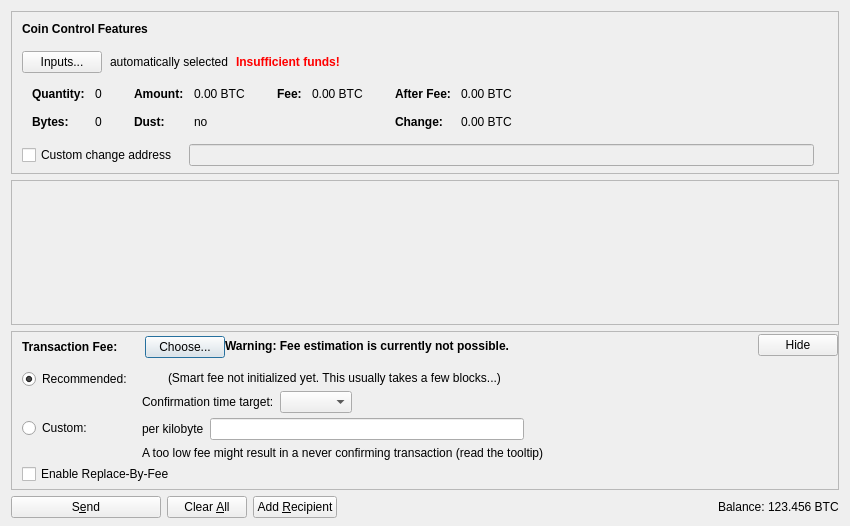
<?xml version="1.0" encoding="UTF-8"?>
<ui version="4.0">
 <class>SendCoinsDialog</class>
 <widget class="QDialog" name="SendCoinsDialog">
  <property name="geometry">
   <rect>
    <x>0</x>
    <y>0</y>
    <width>850</width>
    <height>526</height>
   </rect>
  </property>
  <property name="windowTitle">
   <string>Send Coins</string>
  </property>
  <layout class="QVBoxLayout" name="verticalLayout" stretch="0,1,0,0">
   <property name="bottomMargin">
    <number>8</number>
   </property>
   <item>
    <widget class="QFrame" name="frameCoinControl">
     <property name="sizePolicy">
      <sizepolicy hsizetype="Expanding" vsizetype="Expanding">
       <horstretch>0</horstretch>
       <verstretch>0</verstretch>
      </sizepolicy>
     </property>
     <property name="maximumSize">
      <size>
       <width>16777215</width>
       <height>16777215</height>
      </size>
     </property>
     <property name="frameShape">
      <enum>QFrame::StyledPanel</enum>
     </property>
     <property name="frameShadow">
      <enum>QFrame::Sunken</enum>
     </property>
     <layout class="QVBoxLayout" name="verticalLayoutCoinControl2">
      <property name="spacing">
       <number>0</number>
      </property>
      <property name="leftMargin">
       <number>0</number>
      </property>
      <property name="topMargin">
       <number>0</number>
      </property>
      <property name="rightMargin">
       <number>0</number>
      </property>
      <property name="bottomMargin">
       <number>6</number>
      </property>
      <item>
       <layout class="QVBoxLayout" name="verticalLayoutCoinControl" stretch="0,0,0,0,1">
        <property name="spacing">
         <number>0</number>
        </property>
        <property name="leftMargin">
         <number>10</number>
        </property>
        <property name="topMargin">
         <number>10</number>
        </property>
        <item>
         <layout class="QHBoxLayout" name="horizontalLayoutCoinControl1">
          <property name="bottomMargin">
           <number>15</number>
          </property>
          <item>
           <widget class="QLabel" name="labelCoinControlFeatures">
            <property name="sizePolicy">
             <sizepolicy hsizetype="Preferred" vsizetype="Maximum">
              <horstretch>0</horstretch>
              <verstretch>0</verstretch>
             </sizepolicy>
            </property>
            <property name="font">
             <font>
              <weight>75</weight>
              <bold>true</bold>
             </font>
            </property>
            <property name="styleSheet">
             <string notr="true">font-weight:bold;</string>
            </property>
            <property name="text">
             <string>Coin Control Features</string>
            </property>
           </widget>
          </item>
         </layout>
        </item>
        <item>
         <layout class="QHBoxLayout" name="horizontalLayoutCoinControl2" stretch="0,0,0,0">
          <property name="spacing">
           <number>8</number>
          </property>
          <property name="bottomMargin">
           <number>10</number>
          </property>
          <item>
           <widget class="QPushButton" name="pushButtonCoinControl">
            <property name="styleSheet">
             <string notr="true"/>
            </property>
            <property name="text">
             <string>Inputs...</string>
            </property>
            <property name="autoDefault">
             <bool>false</bool>
            </property>
           </widget>
          </item>
          <item>
           <widget class="QLabel" name="labelCoinControlAutomaticallySelected">
            <property name="text">
             <string>automatically selected</string>
            </property>
            <property name="margin">
             <number>5</number>
            </property>
           </widget>
          </item>
          <item>
           <widget class="QLabel" name="labelCoinControlInsuffFunds">
            <property name="font">
             <font>
              <weight>75</weight>
              <bold>true</bold>
             </font>
            </property>
            <property name="styleSheet">
             <string notr="true">color:red;font-weight:bold;</string>
            </property>
            <property name="text">
             <string>Insufficient funds!</string>
            </property>
            <property name="margin">
             <number>5</number>
            </property>
           </widget>
          </item>
          <item>
           <spacer name="horizontalSpacerCoinControl">
            <property name="orientation">
             <enum>Qt::Horizontal</enum>
            </property>
            <property name="sizeHint" stdset="0">
             <size>
              <width>40</width>
              <height>1</height>
             </size>
            </property>
           </spacer>
          </item>
         </layout>
        </item>
        <item>
         <widget class="QWidget" name="widgetCoinControl" native="true">
          <property name="sizePolicy">
           <sizepolicy hsizetype="Preferred" vsizetype="Preferred">
            <horstretch>0</horstretch>
            <verstretch>0</verstretch>
           </sizepolicy>
          </property>
          <property name="minimumSize">
           <size>
            <width>0</width>
            <height>0</height>
           </size>
          </property>
          <property name="styleSheet">
           <string notr="true"/>
          </property>
          <layout class="QHBoxLayout" name="horizontalLayoutCoinControl5">
           <property name="leftMargin">
            <number>0</number>
           </property>
           <property name="topMargin">
            <number>0</number>
           </property>
           <property name="rightMargin">
            <number>0</number>
           </property>
           <property name="bottomMargin">
            <number>0</number>
           </property>
           <item>
            <layout class="QHBoxLayout" name="horizontalLayoutCoinControl3" stretch="0,0,0,1">
             <property name="spacing">
              <number>20</number>
             </property>
             <property name="topMargin">
              <number>0</number>
             </property>
             <property name="bottomMargin">
              <number>10</number>
             </property>
             <item>
              <layout class="QFormLayout" name="formLayoutCoinControl1">
               <property name="horizontalSpacing">
                <number>10</number>
               </property>
               <property name="verticalSpacing">
                <number>14</number>
               </property>
               <property name="leftMargin">
                <number>10</number>
               </property>
               <property name="topMargin">
                <number>4</number>
               </property>
               <property name="rightMargin">
                <number>6</number>
               </property>
               <item row="0" column="0">
                <widget class="QLabel" name="labelCoinControlQuantityText">
                 <property name="font">
                  <font>
                   <weight>75</weight>
                   <bold>true</bold>
                  </font>
                 </property>
                 <property name="text">
                  <string>Quantity:</string>
                 </property>
                 <property name="margin">
                  <number>0</number>
                 </property>
                </widget>
               </item>
               <item row="0" column="1">
                <widget class="QLabel" name="labelCoinControlQuantity">
                 <property name="cursor">
                  <cursorShape>IBeamCursor</cursorShape>
                 </property>
                 <property name="contextMenuPolicy">
                  <enum>Qt::ActionsContextMenu</enum>
                 </property>
                 <property name="text">
                  <string notr="true">0</string>
                 </property>
                 <property name="margin">
                  <number>0</number>
                 </property>
                 <property name="textInteractionFlags">
                  <set>Qt::LinksAccessibleByMouse|Qt::TextSelectableByKeyboard|Qt::TextSelectableByMouse</set>
                 </property>
                </widget>
               </item>
               <item row="1" column="0">
                <widget class="QLabel" name="labelCoinControlBytesText">
                 <property name="font">
                  <font>
                   <weight>75</weight>
                   <bold>true</bold>
                  </font>
                 </property>
                 <property name="text">
                  <string>Bytes:</string>
                 </property>
                </widget>
               </item>
               <item row="1" column="1">
                <widget class="QLabel" name="labelCoinControlBytes">
                 <property name="cursor">
                  <cursorShape>IBeamCursor</cursorShape>
                 </property>
                 <property name="contextMenuPolicy">
                  <enum>Qt::ActionsContextMenu</enum>
                 </property>
                 <property name="text">
                  <string notr="true">0</string>
                 </property>
                 <property name="textInteractionFlags">
                  <set>Qt::LinksAccessibleByMouse|Qt::TextSelectableByKeyboard|Qt::TextSelectableByMouse</set>
                 </property>
                </widget>
               </item>
              </layout>
             </item>
             <item>
              <layout class="QFormLayout" name="formLayoutCoinControl2">
               <property name="horizontalSpacing">
                <number>10</number>
               </property>
               <property name="verticalSpacing">
                <number>14</number>
               </property>
               <property name="leftMargin">
                <number>6</number>
               </property>
               <property name="topMargin">
                <number>4</number>
               </property>
               <property name="rightMargin">
                <number>6</number>
               </property>
               <item row="0" column="0">
                <widget class="QLabel" name="labelCoinControlAmountText">
                 <property name="font">
                  <font>
                   <weight>75</weight>
                   <bold>true</bold>
                  </font>
                 </property>
                 <property name="text">
                  <string>Amount:</string>
                 </property>
                 <property name="margin">
                  <number>0</number>
                 </property>
                </widget>
               </item>
               <item row="0" column="1">
                <widget class="QLabel" name="labelCoinControlAmount">
                 <property name="cursor">
                  <cursorShape>IBeamCursor</cursorShape>
                 </property>
                 <property name="contextMenuPolicy">
                  <enum>Qt::ActionsContextMenu</enum>
                 </property>
                 <property name="text">
                  <string notr="true">0.00 BTC</string>
                 </property>
                 <property name="textInteractionFlags">
                  <set>Qt::LinksAccessibleByMouse|Qt::TextSelectableByKeyboard|Qt::TextSelectableByMouse</set>
                 </property>
                </widget>
               </item>
               <item row="1" column="0">
                <widget class="QLabel" name="labelCoinControlLowOutputText">
                 <property name="font">
                  <font>
                   <weight>75</weight>
                   <bold>true</bold>
                  </font>
                 </property>
                 <property name="text">
                  <string>Dust:</string>
                 </property>
                </widget>
               </item>
               <item row="1" column="1">
                <widget class="QLabel" name="labelCoinControlLowOutput">
                 <property name="cursor">
                  <cursorShape>IBeamCursor</cursorShape>
                 </property>
                 <property name="contextMenuPolicy">
                  <enum>Qt::ActionsContextMenu</enum>
                 </property>
                 <property name="text">
                  <string notr="true">no</string>
                 </property>
                 <property name="textInteractionFlags">
                  <set>Qt::LinksAccessibleByMouse|Qt::TextSelectableByKeyboard|Qt::TextSelectableByMouse</set>
                 </property>
                </widget>
               </item>
              </layout>
             </item>
             <item>
              <layout class="QFormLayout" name="formLayoutCoinControl3">
               <property name="horizontalSpacing">
                <number>10</number>
               </property>
               <property name="verticalSpacing">
                <number>14</number>
               </property>
               <property name="leftMargin">
                <number>6</number>
               </property>
               <property name="topMargin">
                <number>4</number>
               </property>
               <property name="rightMargin">
                <number>6</number>
               </property>
               <item row="0" column="0">
                <widget class="QLabel" name="labelCoinControlFeeText">
                 <property name="font">
                  <font>
                   <weight>75</weight>
                   <bold>true</bold>
                  </font>
                 </property>
                 <property name="text">
                  <string>Fee:</string>
                 </property>
                 <property name="margin">
                  <number>0</number>
                 </property>
                </widget>
               </item>
               <item row="0" column="1">
                <widget class="QLabel" name="labelCoinControlFee">
                 <property name="cursor">
                  <cursorShape>IBeamCursor</cursorShape>
                 </property>
                 <property name="contextMenuPolicy">
                  <enum>Qt::ActionsContextMenu</enum>
                 </property>
                 <property name="text">
                  <string notr="true">0.00 BTC</string>
                 </property>
                 <property name="textInteractionFlags">
                  <set>Qt::LinksAccessibleByMouse|Qt::TextSelectableByKeyboard|Qt::TextSelectableByMouse</set>
                 </property>
                </widget>
               </item>
              </layout>
             </item>
             <item>
              <layout class="QFormLayout" name="formLayoutCoinControl4">
               <property name="horizontalSpacing">
                <number>10</number>
               </property>
               <property name="verticalSpacing">
                <number>14</number>
               </property>
               <property name="leftMargin">
                <number>6</number>
               </property>
               <property name="topMargin">
                <number>4</number>
               </property>
               <property name="rightMargin">
                <number>6</number>
               </property>
               <item row="0" column="0">
                <widget class="QLabel" name="labelCoinControlAfterFeeText">
                 <property name="font">
                  <font>
                   <weight>75</weight>
                   <bold>true</bold>
                  </font>
                 </property>
                 <property name="text">
                  <string>After Fee:</string>
                 </property>
                 <property name="margin">
                  <number>0</number>
                 </property>
                </widget>
               </item>
               <item row="0" column="1">
                <widget class="QLabel" name="labelCoinControlAfterFee">
                 <property name="cursor">
                  <cursorShape>IBeamCursor</cursorShape>
                 </property>
                 <property name="contextMenuPolicy">
                  <enum>Qt::ActionsContextMenu</enum>
                 </property>
                 <property name="text">
                  <string notr="true">0.00 BTC</string>
                 </property>
                 <property name="textInteractionFlags">
                  <set>Qt::LinksAccessibleByMouse|Qt::TextSelectableByKeyboard|Qt::TextSelectableByMouse</set>
                 </property>
                </widget>
               </item>
               <item row="1" column="0">
                <widget class="QLabel" name="labelCoinControlChangeText">
                 <property name="font">
                  <font>
                   <weight>75</weight>
                   <bold>true</bold>
                  </font>
                 </property>
                 <property name="text">
                  <string>Change:</string>
                 </property>
                </widget>
               </item>
               <item row="1" column="1">
                <widget class="QLabel" name="labelCoinControlChange">
                 <property name="cursor">
                  <cursorShape>IBeamCursor</cursorShape>
                 </property>
                 <property name="contextMenuPolicy">
                  <enum>Qt::ActionsContextMenu</enum>
                 </property>
                 <property name="text">
                  <string notr="true">0.00 BTC</string>
                 </property>
                 <property name="textInteractionFlags">
                  <set>Qt::LinksAccessibleByMouse|Qt::TextSelectableByKeyboard|Qt::TextSelectableByMouse</set>
                 </property>
                </widget>
               </item>
              </layout>
             </item>
            </layout>
           </item>
          </layout>
         </widget>
        </item>
        <item>
         <layout class="QHBoxLayout" name="horizontalLayoutCoinControl4" stretch="0,0,0">
          <property name="spacing">
           <number>12</number>
          </property>
          <property name="sizeConstraint">
           <enum>QLayout::SetDefaultConstraint</enum>
          </property>
          <property name="topMargin">
           <number>5</number>
          </property>
          <property name="rightMargin">
           <number>5</number>
          </property>
          <item>
           <widget class="QCheckBox" name="checkBoxCoinControlChange">
            <property name="toolTip">
             <string>If this is activated, but the change address is empty or invalid, change will be sent to a newly generated address.</string>
            </property>
            <property name="text">
             <string>Custom change address</string>
            </property>
           </widget>
          </item>
          <item>
           <widget class="QValidatedLineEdit" name="lineEditCoinControlChange">
            <property name="enabled">
             <bool>false</bool>
            </property>
            <property name="sizePolicy">
             <sizepolicy hsizetype="Expanding" vsizetype="Fixed">
              <horstretch>0</horstretch>
              <verstretch>0</verstretch>
             </sizepolicy>
            </property>
           </widget>
          </item>
          <item>
           <widget class="QLabel" name="labelCoinControlChangeLabel">
            <property name="sizePolicy">
             <sizepolicy hsizetype="Preferred" vsizetype="Expanding">
              <horstretch>0</horstretch>
              <verstretch>0</verstretch>
             </sizepolicy>
            </property>
            <property name="minimumSize">
             <size>
              <width>0</width>
              <height>0</height>
             </size>
            </property>
            <property name="text">
             <string/>
            </property>
            <property name="margin">
             <number>3</number>
            </property>
           </widget>
          </item>
         </layout>
        </item>
        <item>
         <spacer name="verticalSpacerCoinControl">
          <property name="orientation">
           <enum>Qt::Vertical</enum>
          </property>
          <property name="sizeHint" stdset="0">
           <size>
            <width>800</width>
            <height>1</height>
           </size>
          </property>
         </spacer>
        </item>
       </layout>
      </item>
     </layout>
    </widget>
   </item>
   <item>
    <widget class="QScrollArea" name="scrollArea">
     <property name="widgetResizable">
      <bool>true</bool>
     </property>
     <widget class="QWidget" name="scrollAreaWidgetContents">
      <property name="geometry">
       <rect>
        <x>0</x>
        <y>0</y>
        <width>830</width>
        <height>104</height>
       </rect>
      </property>
      <layout class="QVBoxLayout" name="verticalLayout_2" stretch="0,1">
       <property name="leftMargin">
        <number>0</number>
       </property>
       <property name="topMargin">
        <number>0</number>
       </property>
       <property name="rightMargin">
        <number>0</number>
       </property>
       <property name="bottomMargin">
        <number>0</number>
       </property>
       <item>
        <layout class="QVBoxLayout" name="entries">
         <property name="spacing">
          <number>6</number>
         </property>
        </layout>
       </item>
       <item>
        <spacer name="verticalSpacer">
         <property name="orientation">
          <enum>Qt::Vertical</enum>
         </property>
         <property name="sizeHint" stdset="0">
          <size>
           <width>20</width>
           <height>40</height>
          </size>
         </property>
        </spacer>
       </item>
      </layout>
     </widget>
    </widget>
   </item>
   <item>
    <widget class="QFrame" name="frameFee">
     <property name="sizePolicy">
      <sizepolicy hsizetype="Expanding" vsizetype="Expanding">
       <horstretch>0</horstretch>
       <verstretch>0</verstretch>
      </sizepolicy>
     </property>
     <property name="maximumSize">
      <size>
       <width>16777215</width>
       <height>16777215</height>
      </size>
     </property>
     <property name="frameShape">
      <enum>QFrame::StyledPanel</enum>
     </property>
     <property name="frameShadow">
      <enum>QFrame::Sunken</enum>
     </property>
     <layout class="QVBoxLayout" name="verticalLayoutFee1">
      <property name="spacing">
       <number>0</number>
      </property>
      <property name="leftMargin">
       <number>0</number>
      </property>
      <property name="topMargin">
       <number>0</number>
      </property>
      <property name="rightMargin">
       <number>0</number>
      </property>
      <property name="bottomMargin">
       <number>0</number>
      </property>
      <item>
       <layout class="QVBoxLayout" name="verticalLayoutFee2" stretch="0,0,0">
        <property name="spacing">
         <number>0</number>
        </property>
        <property name="leftMargin">
         <number>10</number>
        </property>
        <property name="topMargin">
         <number>0</number>
        </property>
        <item>
         <layout class="QHBoxLayout" name="horizontalLayoutFee1">
          <property name="bottomMargin">
           <number>0</number>
          </property>
          <item>
           <layout class="QVBoxLayout" name="verticalLayoutFee7">
            <property name="spacing">
             <number>0</number>
            </property>
            <item>
             <spacer name="verticalSpacerSmartFee">
              <property name="orientation">
               <enum>Qt::Vertical</enum>
              </property>
              <property name="sizeType">
               <enum>QSizePolicy::Fixed</enum>
              </property>
              <property name="sizeHint" stdset="0">
               <size>
                <width>1</width>
                <height>4</height>
               </size>
              </property>
             </spacer>
            </item>
            <item>
             <layout class="QHBoxLayout" name="horizontalLayoutSmartFee">
              <property name="spacing">
               <number>10</number>
              </property>
              <item>
               <widget class="QLabel" name="labelFeeHeadline">
                <property name="sizePolicy">
                 <sizepolicy hsizetype="Preferred" vsizetype="Maximum">
                  <horstretch>0</horstretch>
                  <verstretch>0</verstretch>
                 </sizepolicy>
                </property>
                <property name="font">
                 <font>
                  <weight>75</weight>
                  <bold>true</bold>
                 </font>
                </property>
                <property name="styleSheet">
                 <string notr="true">font-weight:bold;</string>
                </property>
                <property name="text">
                 <string>Transaction Fee:</string>
                </property>
               </widget>
              </item>
              <item>
               <widget class="QLabel" name="labelFeeMinimized">
                <property name="text">
                 <string/>
                </property>
               </widget>
              </item>
              <item>
               <widget class="QPushButton" name="buttonChooseFee">
                <property name="text">
                 <string>Choose...</string>
                </property>
               </widget>
              </item>
             </layout>
            </item>
            <item>
             <spacer name="verticalSpacer_5">
              <property name="orientation">
               <enum>Qt::Vertical</enum>
              </property>
              <property name="sizeHint" stdset="0">
               <size>
                <width>1</width>
                <height>1</height>
               </size>
              </property>
             </spacer>
            </item>
           </layout>
          </item>
          <item>
           <widget class="QLabel" name="fallbackFeeWarningLabel">
            <property name="toolTip">
             <string>Using the fallbackfee can result in sending a transaction that will take several hours or days (or never) to confirm. Consider choosing your fee manually or wait until you have validated the complete chain.</string>
            </property>
            <property name="font">
            <font>
                <weight>75</weight>
                <bold>true</bold>
            </font>
            </property>
            <property name="text">
             <string>Warning: Fee estimation is currently not possible.</string>
            </property>
            <property name="wordWrap">
             <bool>false</bool>
            </property>
           </widget>
          </item>
          <item>
           <spacer name="horizontalSpacer_4">
            <property name="orientation">
             <enum>Qt::Horizontal</enum>
            </property>
            <property name="sizeType">
             <enum>QSizePolicy::MinimumExpanding</enum>
            </property>
            <property name="sizeHint" stdset="0">
             <size>
              <width>40</width>
              <height>20</height>
             </size>
            </property>
           </spacer>
          </item>
          <item>
           <widget class="QPushButton" name="buttonMinimizeFee">
            <property name="toolTip">
             <string>Hide transaction fee settings</string>
            </property>
            <property name="text">
             <string>Hide</string>
            </property>
           </widget>
          </item>
         </layout>
        </item>
        <item>
         <widget class="QFrame" name="frameFeeSelection">
          <layout class="QVBoxLayout" name="verticalLayoutFee12">
           <property name="spacing">
            <number>0</number>
           </property>
           <property name="leftMargin">
            <number>0</number>
           </property>
           <property name="topMargin">
            <number>0</number>
           </property>
           <property name="rightMargin">
            <number>0</number>
           </property>
           <property name="bottomMargin">
            <number>0</number>
           </property>
           <item>
            <layout class="QGridLayout" name="gridLayoutFee">
             <property name="topMargin">
              <number>10</number>
             </property>
             <property name="bottomMargin">
              <number>4</number>
             </property>
             <property name="horizontalSpacing">
              <number>10</number>
             </property>
             <property name="verticalSpacing">
              <number>4</number>
             </property>
             <item row="1" column="1">
              <layout class="QVBoxLayout" name="verticalLayoutFee8">
               <property name="spacing">
                <number>6</number>
               </property>
               <item>
                <layout class="QHBoxLayout" name="horizontalLayoutFee13">
                 <item>
                  <widget class="QLabel" name="labelCustomPerKilobyte">
                   <property name="toolTip">
                    <string>Specify a custom fee per kB (1,000 bytes) of the transaction's virtual size.

Note:  Since the fee is calculated on a per-byte basis, a fee of "100 satoshis per kB" for a transaction size of 500 bytes (half of 1 kB) would ultimately yield a fee of only 50 satoshis.</string>
                   </property>
                   <property name="text">
                    <string>per kilobyte</string>
                   </property>
                  </widget>
                 </item>
                 <item>
                  <widget class="LightcoinAmountField" name="customFee"/>
                 </item>
                 <item>
                  <spacer name="horizontalSpacer_6">
                   <property name="orientation">
                    <enum>Qt::Horizontal</enum>
                   </property>
                   <property name="sizeHint" stdset="0">
                    <size>
                     <width>1</width>
                     <height>1</height>
                    </size>
                   </property>
                  </spacer>
                 </item>
                </layout>
               </item>
               <item>
                <layout class="QHBoxLayout" name="horizontalLayoutFee8">
                 <item>
                  <widget class="QLabel" name="labelCustomFeeWarning">
                   <property name="enabled">
                    <bool>true</bool>
                   </property>
                   <property name="toolTip">
                    <string>When there is less transaction volume than space in the blocks, miners as well as relaying nodes may enforce a minimum fee. Paying only this minimum fee is just fine, but be aware that this can result in a never confirming transaction once there is more demand for lightcoin transactions than the network can process.</string>
                   </property>
                   <property name="text">
                    <string>A too low fee might result in a never confirming transaction (read the tooltip)</string>
                   </property>
                  </widget>
                 </item>
                 <item>
                  <spacer name="horizontalSpacer_2">
                   <property name="orientation">
                    <enum>Qt::Horizontal</enum>
                   </property>
                   <property name="sizeHint" stdset="0">
                    <size>
                     <width>1</width>
                     <height>1</height>
                    </size>
                   </property>
                  </spacer>
                 </item>
                </layout>
               </item>
              </layout>
             </item>
             <item row="0" column="0">
              <layout class="QVBoxLayout" name="verticalLayoutFee4" stretch="0,1">
               <item>
                <widget class="QRadioButton" name="radioSmartFee">
                 <property name="text">
                  <string>Recommended:</string>
                 </property>
                 <property name="checked">
                  <bool>true</bool>
                 </property>
                 <attribute name="buttonGroup">
                  <string notr="true">groupFee</string>
                 </attribute>
                </widget>
               </item>
               <item>
                <spacer name="verticalSpacer_2">
                 <property name="orientation">
                  <enum>Qt::Vertical</enum>
                 </property>
                 <property name="sizeHint" stdset="0">
                  <size>
                   <width>1</width>
                   <height>1</height>
                  </size>
                 </property>
                </spacer>
               </item>
              </layout>
             </item>
             <item row="1" column="0">
              <layout class="QVBoxLayout" name="verticalLayoutFee9" stretch="0,1">
               <item>
                <widget class="QRadioButton" name="radioCustomFee">
                 <property name="text">
                  <string>Custom:</string>
                 </property>
                 <attribute name="buttonGroup">
                  <string notr="true">groupFee</string>
                 </attribute>
                </widget>
               </item>
               <item>
                <spacer name="verticalSpacer_6">
                 <property name="orientation">
                  <enum>Qt::Vertical</enum>
                 </property>
                 <property name="sizeHint" stdset="0">
                  <size>
                   <width>1</width>
                   <height>1</height>
                  </size>
                 </property>
                </spacer>
               </item>
              </layout>
             </item>
             <item row="0" column="1">
              <layout class="QVBoxLayout" name="verticalLayoutFee3" stretch="0,0,1">
               <property name="spacing">
                <number>6</number>
               </property>
               <property name="topMargin">
                <number>2</number>
               </property>
               <item>
                <layout class="QHBoxLayout" name="horizontalLayoutFee12">
                 <item>
                  <widget class="QLabel" name="labelSmartFee">
                   <property name="text">
                    <string/>
                   </property>
                  </widget>
                 </item>
                 <item>
                  <widget class="QLabel" name="labelFeeEstimation">
                   <property name="text">
                    <string/>
                   </property>
                  </widget>
                 </item>
                 <item>
                  <widget class="QLabel" name="labelSmartFee2">
                   <property name="text">
                    <string>(Smart fee not initialized yet. This usually takes a few blocks...)</string>
                   </property>
                  </widget>
                 </item>
                 <item>
                  <spacer name="horizontalSpacer_5">
                   <property name="orientation">
                    <enum>Qt::Horizontal</enum>
                   </property>
                   <property name="sizeHint" stdset="0">
                    <size>
                     <width>1</width>
                     <height>1</height>
                    </size>
                   </property>
                  </spacer>
                 </item>
                </layout>
               </item>
               <item>
                <layout class="QHBoxLayout" name="horizontalLayoutFee9">
                 <item>
                  <layout class="QVBoxLayout" name="verticalLayoutFee6">
                   <item>
                    <widget class="QLabel" name="labelSmartFee3">
                     <property name="text">
                      <string>Confirmation time target:</string>
                     </property>
                    </widget>
                   </item>
                  </layout>
                 </item>
                 <item>
                  <layout class="QVBoxLayout" name="verticalLayoutFee5">
                   <property name="rightMargin">
                    <number>30</number>
                   </property>
                   <item>
                    <layout class="QHBoxLayout" name="horizontalLayoutConfTarget">
                     <property name="bottomMargin">
                      <number>0</number>
                     </property>
                     <item>
                      <widget class="QComboBox" name="confTargetSelector"/>
                     </item>
                     <item>
                      <spacer name="horizontalSpacerConfTarget">
                       <property name="orientation">
                        <enum>Qt::Horizontal</enum>
                       </property>
                       <property name="sizeHint" stdset="0">
                        <size>
                         <width>40</width>
                         <height>20</height>
                        </size>
                       </property>
                      </spacer>
                     </item>
                    </layout>
                   </item>
                  </layout>
                 </item>
                </layout>
               </item>
               <item>
                <spacer name="verticalSpacer_4">
                 <property name="orientation">
                  <enum>Qt::Vertical</enum>
                 </property>
                 <property name="sizeHint" stdset="0">
                  <size>
                   <width>1</width>
                   <height>1</height>
                  </size>
                 </property>
                </spacer>
               </item>
              </layout>
             </item>
            </layout>
           </item>
           <item>
            <widget class="QCheckBox" name="optInRBF">
             <property name="text">
              <string>Enable Replace-By-Fee</string>
             </property>
             <property name="toolTip">
              <string>With Replace-By-Fee (BIP-125) you can increase a transaction's fee after it is sent. Without this, a higher fee may be recommended to compensate for increased transaction delay risk.</string>
             </property>
            </widget>
           </item>
          </layout>
         </widget>
        </item>
        <item>
         <spacer name="verticalSpacerFee">
          <property name="orientation">
           <enum>Qt::Vertical</enum>
          </property>
          <property name="sizeHint" stdset="0">
           <size>
            <width>40</width>
            <height>5</height>
           </size>
          </property>
         </spacer>
        </item>
       </layout>
      </item>
     </layout>
    </widget>
   </item>
   <item>
    <layout class="QHBoxLayout" name="horizontalLayout">
     <item>
      <widget class="QPushButton" name="sendButton">
       <property name="minimumSize">
        <size>
         <width>150</width>
         <height>0</height>
        </size>
       </property>
       <property name="toolTip">
        <string>Confirm the send action</string>
       </property>
       <property name="text">
        <string>S&amp;end</string>
       </property>
       <property name="icon">
        <iconset resource="../lightcoin.qrc">
         <normaloff>:/icons/send</normaloff>:/icons/send</iconset>
       </property>
       <property name="autoDefault">
        <bool>false</bool>
       </property>
       <property name="default">
        <bool>false</bool>
       </property>
      </widget>
     </item>
     <item>
      <widget class="QPushButton" name="clearButton">
       <property name="sizePolicy">
        <sizepolicy hsizetype="Minimum" vsizetype="Fixed">
         <horstretch>0</horstretch>
         <verstretch>0</verstretch>
        </sizepolicy>
       </property>
       <property name="toolTip">
        <string>Clear all fields of the form.</string>
       </property>
       <property name="text">
        <string>Clear &amp;All</string>
       </property>
       <property name="icon">
        <iconset resource="../lightcoin.qrc">
         <normaloff>:/icons/remove</normaloff>:/icons/remove</iconset>
       </property>
       <property name="autoDefault">
        <bool>false</bool>
       </property>
      </widget>
     </item>
     <item>
      <widget class="QPushButton" name="addButton">
       <property name="toolTip">
        <string>Send to multiple recipients at once</string>
       </property>
       <property name="text">
        <string>Add &amp;Recipient</string>
       </property>
       <property name="icon">
        <iconset resource="../lightcoin.qrc">
         <normaloff>:/icons/add</normaloff>:/icons/add</iconset>
       </property>
       <property name="autoDefault">
        <bool>false</bool>
       </property>
      </widget>
     </item>
     <item>
      <spacer name="horizontalSpacer">
       <property name="orientation">
        <enum>Qt::Horizontal</enum>
       </property>
       <property name="sizeHint" stdset="0">
        <size>
         <width>40</width>
         <height>20</height>
        </size>
       </property>
      </spacer>
     </item>
     <item>
      <layout class="QHBoxLayout" name="horizontalLayout_2">
       <property name="spacing">
        <number>3</number>
       </property>
       <item>
        <widget class="QLabel" name="labelBalanceName">
         <property name="sizePolicy">
          <sizepolicy hsizetype="Preferred" vsizetype="Fixed">
           <horstretch>0</horstretch>
           <verstretch>0</verstretch>
          </sizepolicy>
         </property>
         <property name="text">
          <string>Balance:</string>
         </property>
        </widget>
       </item>
       <item>
        <widget class="QLabel" name="labelBalance">
         <property name="sizePolicy">
          <sizepolicy hsizetype="Preferred" vsizetype="Fixed">
           <horstretch>0</horstretch>
           <verstretch>0</verstretch>
          </sizepolicy>
         </property>
         <property name="cursor">
          <cursorShape>IBeamCursor</cursorShape>
         </property>
         <property name="text">
          <string notr="true">123.456 BTC</string>
         </property>
         <property name="textInteractionFlags">
          <set>Qt::LinksAccessibleByMouse|Qt::TextSelectableByKeyboard|Qt::TextSelectableByMouse</set>
         </property>
        </widget>
       </item>
      </layout>
     </item>
    </layout>
   </item>
  </layout>
 </widget>
 <customwidgets>
  <customwidget>
   <class>QValidatedLineEdit</class>
   <extends>QLineEdit</extends>
   <header>qt/qvalidatedlineedit.h</header>
  </customwidget>
  <customwidget>
   <class>LightcoinAmountField</class>
   <extends>QLineEdit</extends>
   <header>qt/lightcoinamountfield.h</header>
   <container>1</container>
  </customwidget>
 </customwidgets>
 <resources>
  <include location="../lightcoin.qrc"/>
 </resources>
 <connections/>
 <buttongroups>
  <buttongroup name="groupFee"/>
 </buttongroups>
</ui>
